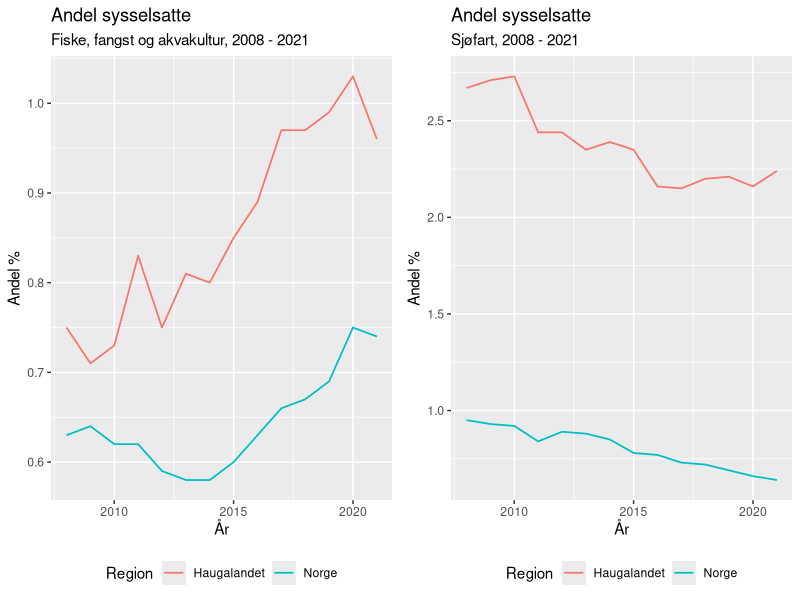
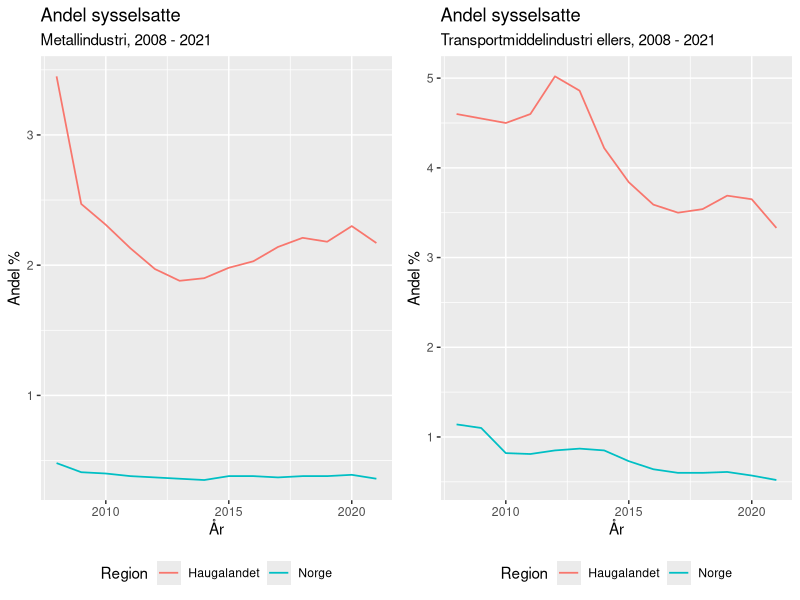
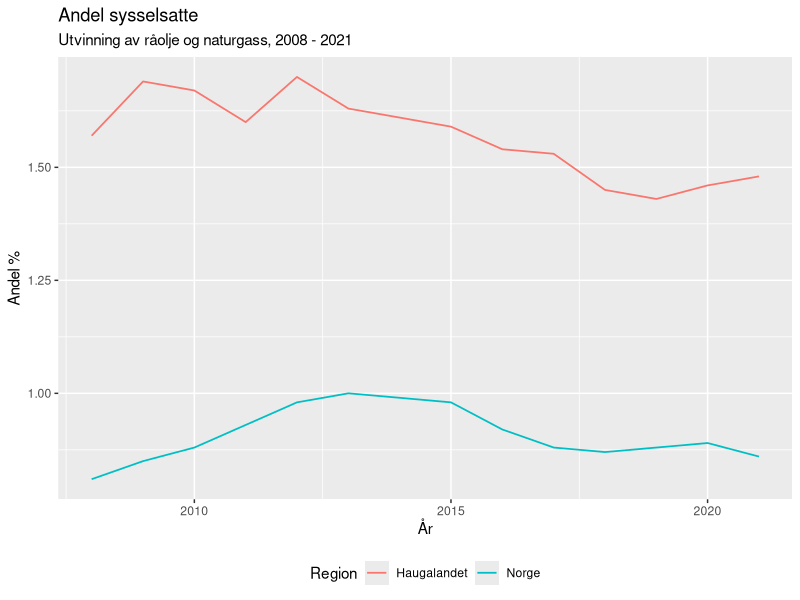
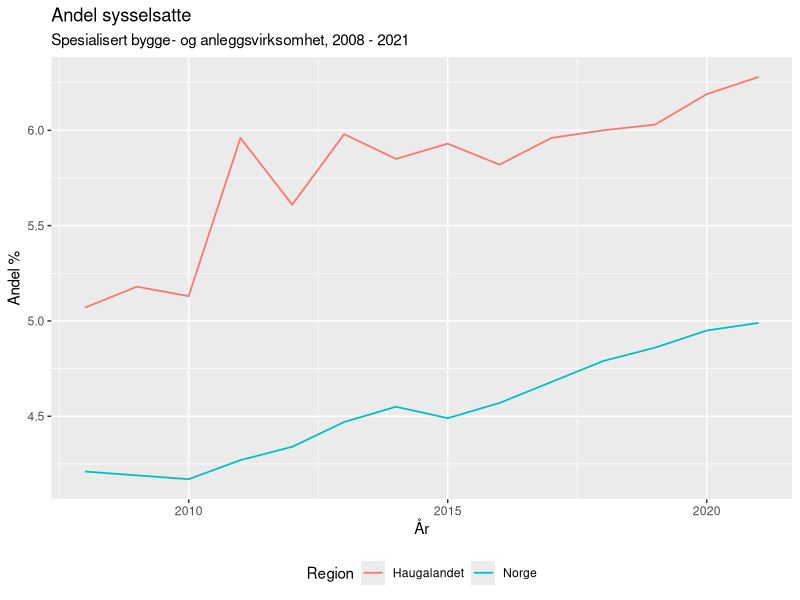
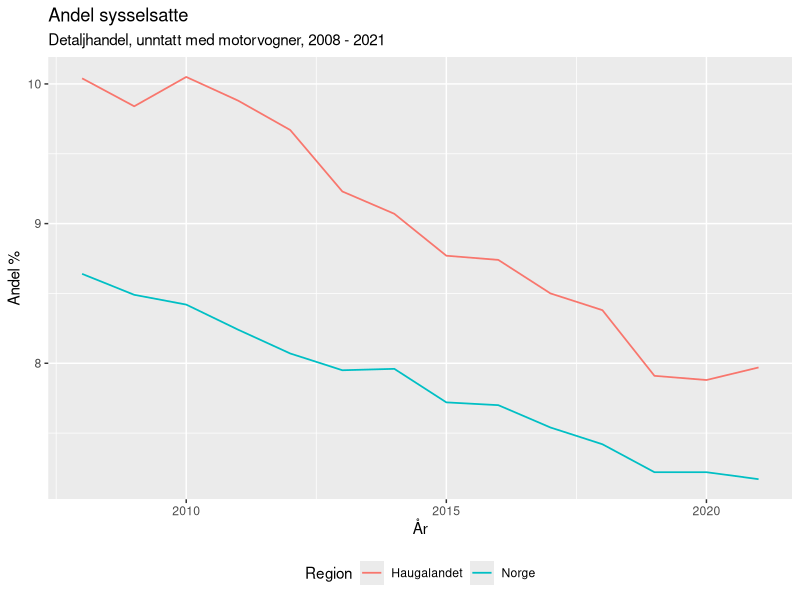
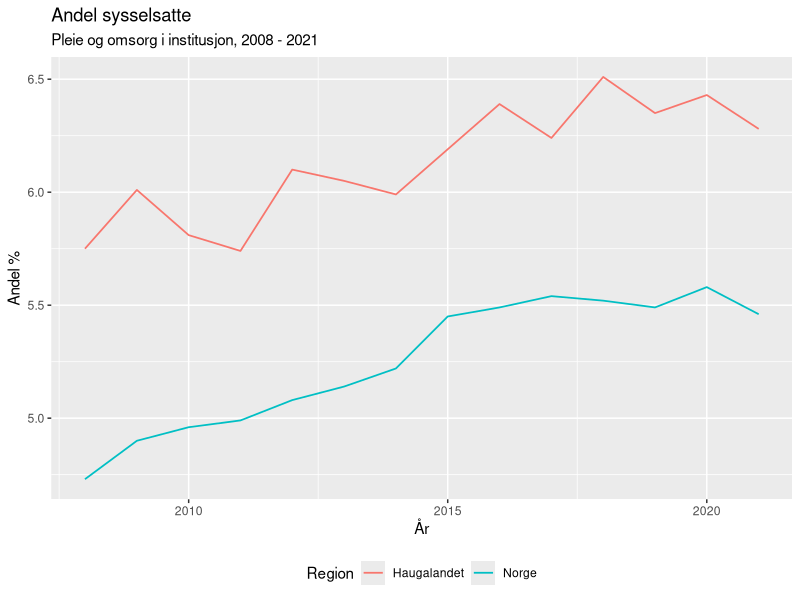
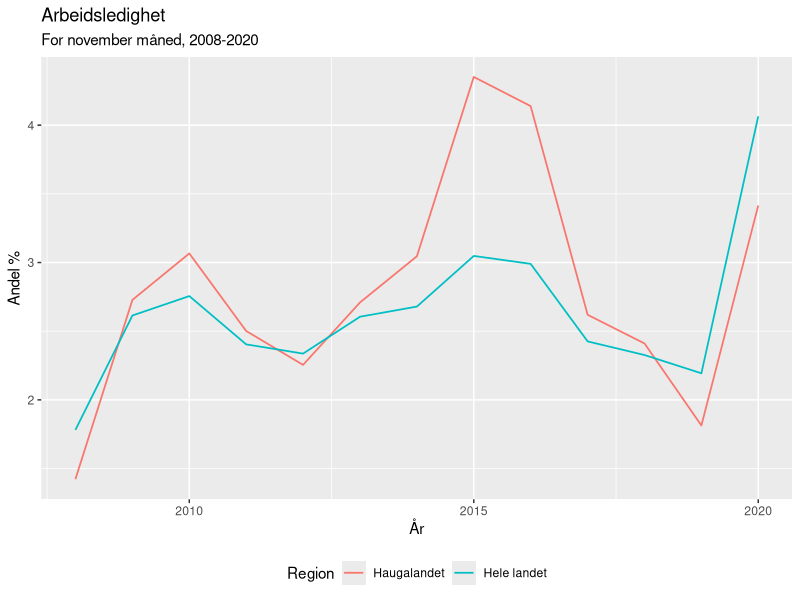
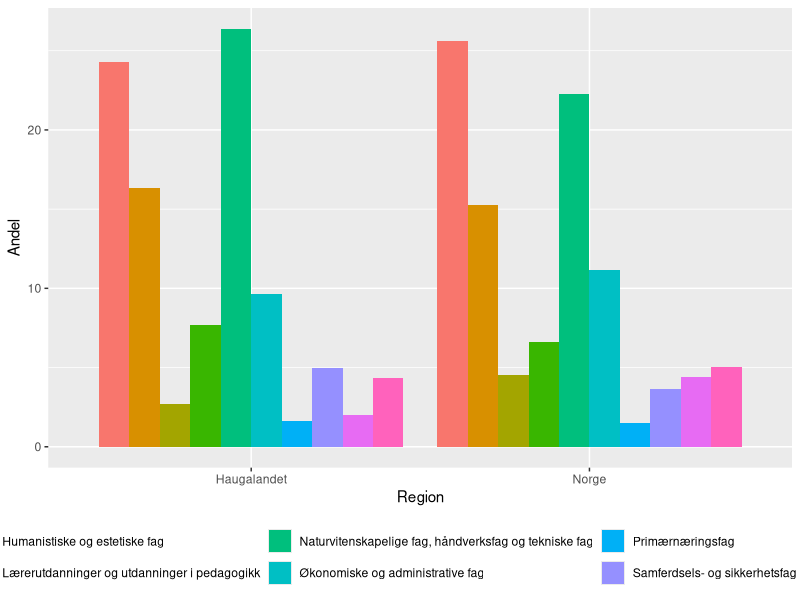

Reproduce these figures in R, in order.
## ---- chunk 1
library(tidyverse)
library(lubridate)
library(readr)
library(ggplot2)
library(ggpubr)
library(dplyr)
library(readxl)
library(data.table)
knitr::opts_chunk$set(echo=FALSE)
## ---- chunk 2
Tab_13470_andeler_naering <- read_excel("Data_R_MSB_210/Tab_13470_andeler_naering.xlsx")
## ---- chunk 3
Tab_13470_andeler_naering <- Tab_13470_andeler_naering %>% 
  mutate(ar = make_date(Aar))
## ---- chunk 4
Tab_13470_andeler_naering$Region <- replace(Tab_13470_andeler_naering$Region,Tab_13470_andeler_naering$Region=="Hele landet","Norge")
## ---- chunk 5
Tabell_Fiske_fangst_og_akvakultur <- Tab_13470_andeler_naering %>%
  select(ar, Region, Andel, Naering) %>%
  filter(Naering %in% c("Fiske, fangst og akvakultur")
    ) %>%
  ggplot(mapping = aes(x = ar, y = Andel, colour = Region)) +
  geom_line(aes(group = Region), lwd = 0.6) +
  theme(legend.position = 'bottom') +
  xlab("År") +
  ylab("Andel %") +
  labs(colour = "Andel sysselsatte") %>% 
  ggtitle("Fiske, fangst og akvakultur, 2008 - 2021") 

Tabell_Sjøfart <- Tab_13470_andeler_naering %>%
  select(ar, Region, Andel, Naering) %>%
  filter(Naering %in% c("Sjøfart")
    ) %>%
  ggplot(mapping = aes(x = ar, y = Andel, colour = Region)) +
  geom_line(aes(group = Region), lwd = 0.6) +
  theme(legend.position = 'bottom')+
  xlab("År") +
  ylab("Andel %") +
  labs(colour = "Andel sysselsatte") %>% 
  ggtitle("Sjøfart, 2008 - 2021")

ggarrange(Tabell_Fiske_fangst_og_akvakultur, Tabell_Sjøfart)
## ---- chunk 6
Tabell_Metallindustri <- Tab_13470_andeler_naering %>%
  select(ar, Region, Andel, Naering) %>%
  filter(Naering %in% c("Metallindustri")
    ) %>%
  ggplot(mapping = aes(x = ar, y = Andel, colour = Region)) +
  geom_line(aes(group = Region), lwd = 0.6) +
  theme(legend.position = 'bottom')+
  xlab("År") +
  ylab("Andel %") +
  labs(colour = "Andel sysselsatte") %>% 
  ggtitle("Metallindustri, 2008 - 2021")

Tabell_Transportmiddelindustri_ellers <- Tab_13470_andeler_naering %>%
 select(ar, Region, Andel, Naering) %>%
  filter(Naering %in% c("Transportmiddelindustri ellers")
    ) %>%
  ggplot(mapping = aes(x = ar, y = Andel, colour = Region)) +
  geom_line(aes(group = Region), lwd = 0.6) +
  theme(legend.position = 'bottom') +
  xlab("År") +
  ylab("Andel %") +
  labs(colour = "Andel sysselsatte") %>% 
  ggtitle("Transportmiddelindustri ellers, 2008 - 2021")

ggarrange(Tabell_Metallindustri, Tabell_Transportmiddelindustri_ellers)
## ---- chunk 7
Tab_13470_andeler_naering %>%
 select(ar, Region, Andel, Naering) %>%
  filter(Naering %in% c("Utvinning av råolje og naturgass")
    ) %>%
  ggplot(mapping = aes(x = ar, y = Andel, colour = Region)) +
  geom_line(aes(group = Region), lwd = 0.6) +
  theme(legend.position = 'bottom') +
  xlab("År") +
  ylab("Andel %") +
  labs(colour = "Andel sysselsatte") %>% 
  ggtitle("Utvinning av råolje og naturgass, 2008 - 2021")
## ---- chunk 8
Tab_13470_andeler_naering %>%
 select(ar, Region, Andel, Naering) %>%
  filter(Naering %in% c("Spesialisert bygge- og anleggsvirksomhet")
    ) %>%
  ggplot(mapping = aes(x = ar, y = Andel, colour = Region)) +
  geom_line(aes(group = Region), lwd = 0.6) +
  theme(legend.position = 'bottom') +
  xlab("År") +
  ylab("Andel %") +
  labs(colour = "Andel sysselsatte") %>% 
  ggtitle("Spesialisert bygge- og anleggsvirksomhet, 2008 - 2021")
## ---- chunk 9
Tab_13470_andeler_naering %>%
 select(ar, Region, Andel, Naering) %>%
  filter(Naering %in% c("Detaljhandel, unntatt med motorvogner")
    ) %>%
  ggplot(mapping = aes(x = ar, y = Andel, colour = Region)) +
  geom_line(aes(group = Region), lwd = 0.6) +
  theme(legend.position = 'bottom') +
  xlab("År") +
  ylab("Andel %") +
  labs(colour = "Andel sysselsatte") %>% 
  ggtitle("Detaljhandel, unntatt med motorvogner, 2008 - 2021")
## ---- chunk 10
Tab_13470_andeler_naering %>%
 select(ar, Region, Andel, Naering) %>%
  filter(Naering %in% c("Pleie og omsorg i institusjon")
    ) %>%
  ggplot(mapping = aes(x = ar, y = Andel, colour = Region)) +
  geom_line(aes(group = Region), lwd = 0.6) +
  theme(legend.position = 'bottom') +
  xlab("År") +
  ylab("Andel %") +
  labs(colour = "Andel sysselsatte") %>% 
  ggtitle("Pleie og omsorg i institusjon, 2008 - 2021")
## ---- chunk 11
Tab_10539_13470_Nov <- read_excel("Data_R_MSB_210/Tab_10539_13470_Nov.xlsx")
## ---- chunk 12
Tab_10539_13470_Nov <- Tab_10539_13470_Nov %>% 
  mutate(ar = make_date(Aar))
## ---- chunk 13
Tab_10539_13470_Nov %>%
  select(ar, Region, Andel) %>%
  filter(Region %in% c("Haugalandet", "Hele landet")
    ) %>%
  ggplot(mapping = aes(x = ar, y = Andel, colour = Region)) +
  geom_line(aes(group = Region), lwd = 0.6) +
  theme(legend.position = 'bottom')+
  xlab("År") +
  ylab("Andel %") +
  labs(colour = "Arbeidsledighet") %>% 
  ggtitle("For november måned, 2008-2020")
## ---- chunk 14
Tab_11615_fagfelt_sysselsatte <- read_excel("Data_R_MSB_210/11615_fagfelt_sysselsatte.xlsx")
## ---- chunk 15
Tab_11615_fagfelt_sysselsatte <- Tab_11615_fagfelt_sysselsatte %>% 
mutate(ar = make_date(aar))
## ---- chunk 16
Tab_11615_fagfelt_sysselsatte$Region <- replace(Tab_11615_fagfelt_sysselsatte$Region, Tab_11615_fagfelt_sysselsatte$Region=="Hele landet","Norge")
## ---- chunk 17
Tab_11615_fagfelt_sysselsatte %>%
  filter(Region %in% c("Haugalandet", "Norge")) %>%
  filter(ar == "2021-01-01") %>% 
    ggplot(Tab_11615_fagfelt_sysselsatte, mapping = aes(fill = fagfelt, y = Andel, x = Region)) +
  geom_bar(position = "dodge", stat = "identity") + 
  theme(legend.position = "bottom")
## ---- chunk 18
Tab_11615_utdanningsnivaa_sysselsatte_andel <- read_excel("Data_R_MSB_210/11615_utdanningsnivaa_sysselsatte_andel.xlsx") %>% 
  mutate(ar = make_date(Aar))
## ---- chunk 19
Tab_11615_utdanningsnivaa_sysselsatte_andel$Region <- replace(Tab_11615_utdanningsnivaa_sysselsatte_andel$Region,                                                      Tab_11615_utdanningsnivaa_sysselsatte_andel$Region=="Hele landet","Norge")
## ---- chunk 20
Tab_11615_utdanningsnivaa_sysselsatte_andel$Utdanningnivaa <- 
  replace(Tab_11615_utdanningsnivaa_sysselsatte_andel$Utdanningnivaa, 
          Tab_11615_utdanningsnivaa_sysselsatte_andel$Utdanningnivaa == 
            "Universitets- og høgskoleutdanning, 1-4 år (nivå 6)", "Universitet - kort")
## ---- chunk 21
Tab_11615_utdanningsnivaa_sysselsatte_andel$Utdanningnivaa <- 
  replace(Tab_11615_utdanningsnivaa_sysselsatte_andel$Utdanningnivaa, 
          Tab_11615_utdanningsnivaa_sysselsatte_andel$Utdanningnivaa == 
            "Universitets- og høgskoleutdanning, over 4 år (nivå 7-8)", 
          "Universitet - lang")
## ---- chunk 22
Tab_11615_utdanningsnivaa_sysselsatte_andel %>%
  filter(Region %in% c("Haugalandet", "Norge")) %>%
  filter(ar == "2021-01-01") %>% 
    ggplot(Tab_11615_utdanningsnivaa_sysselsatte_andel, 
           mapping = aes(fill = Utdanningnivaa, 
                         y = Andel, 
                         x = Region)) +
  geom_bar(position = "dodge", stat = "identity")
